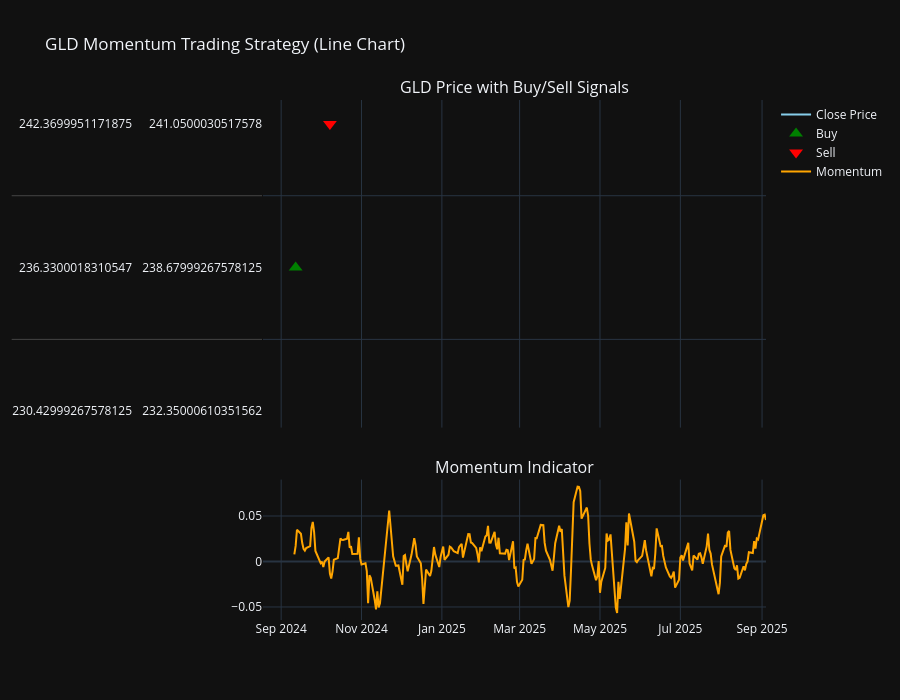

This figure's notebook cell:
### Code cell
import yfinance as yf
import pandas as pd
import plotly.graph_objects as go
from plotly.subplots import make_subplots

# Parameters
symbol = "GLD"  # Stock symbol (try "GLD" for gold ETF)
period = "1y"    # 1 year of data
momentum_periods = 5
momentum_threshold = 0.01  # 1%

# Download data (use Close only)
df = yf.download(symbol, period=period, progress=False, auto_adjust=True)

# Momentum calculation
df["momentum"] = df["Close"].pct_change(momentum_periods)

# Trading signals
df["signal"] = 0
df.loc[df["momentum"] > momentum_threshold, "signal"] = 1   # Buy
df.loc[df["momentum"] < -momentum_threshold, "signal"] = -1  # Sell

# Create subplots (price + momentum)
fig = make_subplots(rows=2, cols=1, shared_xaxes=True,
                    vertical_spacing=0.1,
                    row_heights=[0.7, 0.3],
                    subplot_titles=(f"{symbol} Price with Buy/Sell Signals", "Momentum Indicator"))

# --- Price line chart ---
fig.add_trace(
    go.Scatter(x=df.index, y=df["Close"],
               mode="lines",
               line=dict(color="skyblue", width=2),
               name="Close Price"),
    row=1, col=1
)

# --- Buy signals ---
fig.add_trace(
    go.Scatter(x=df.index[df["signal"] == 1],
               y=df["Close"][df["signal"] == 1],
               mode="markers",
               marker=dict(symbol="triangle-up", color="green", size=12),
               name="Buy"),
    row=1, col=1
)

# --- Sell signals ---
fig.add_trace(
    go.Scatter(x=df.index[df["signal"] == -1],
               y=df["Close"][df["signal"] == -1],
               mode="markers",
               marker=dict(symbol="triangle-down", color="red", size=12),
               name="Sell"),
    row=1, col=1
)

# --- Momentum indicator ---
fig.add_trace(
    go.Scatter(x=df.index, y=df["momentum"],
               mode="lines",
               line=dict(color="orange", width=2),
               name="Momentum"),
    row=2, col=1
)

# Layout
fig.update_layout(
    title=f"{symbol} Momentum Trading Strategy (Line Chart)",
    xaxis_rangeslider_visible=False,
    template="plotly_dark",
    height=700
)

fig.show()
